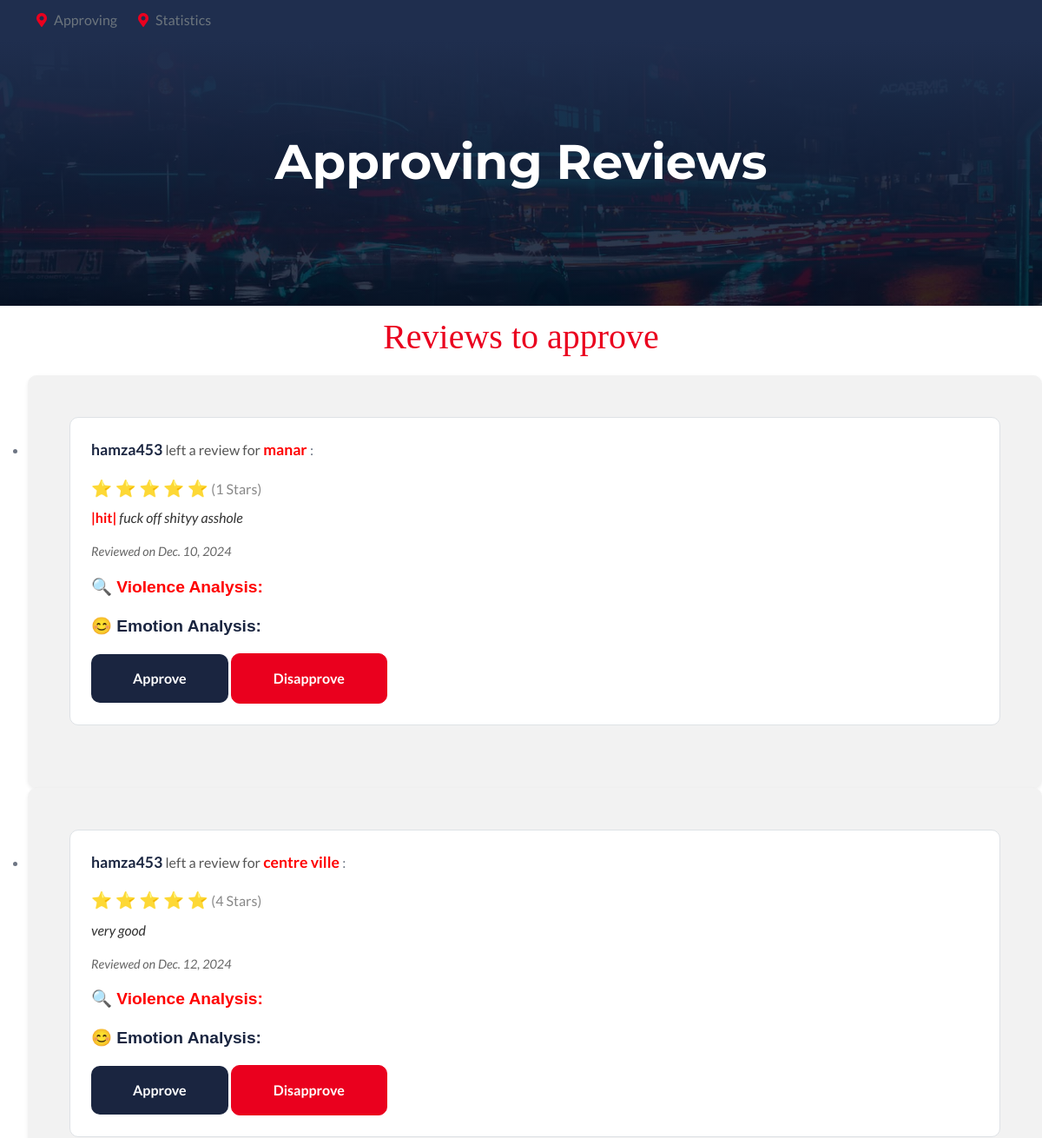
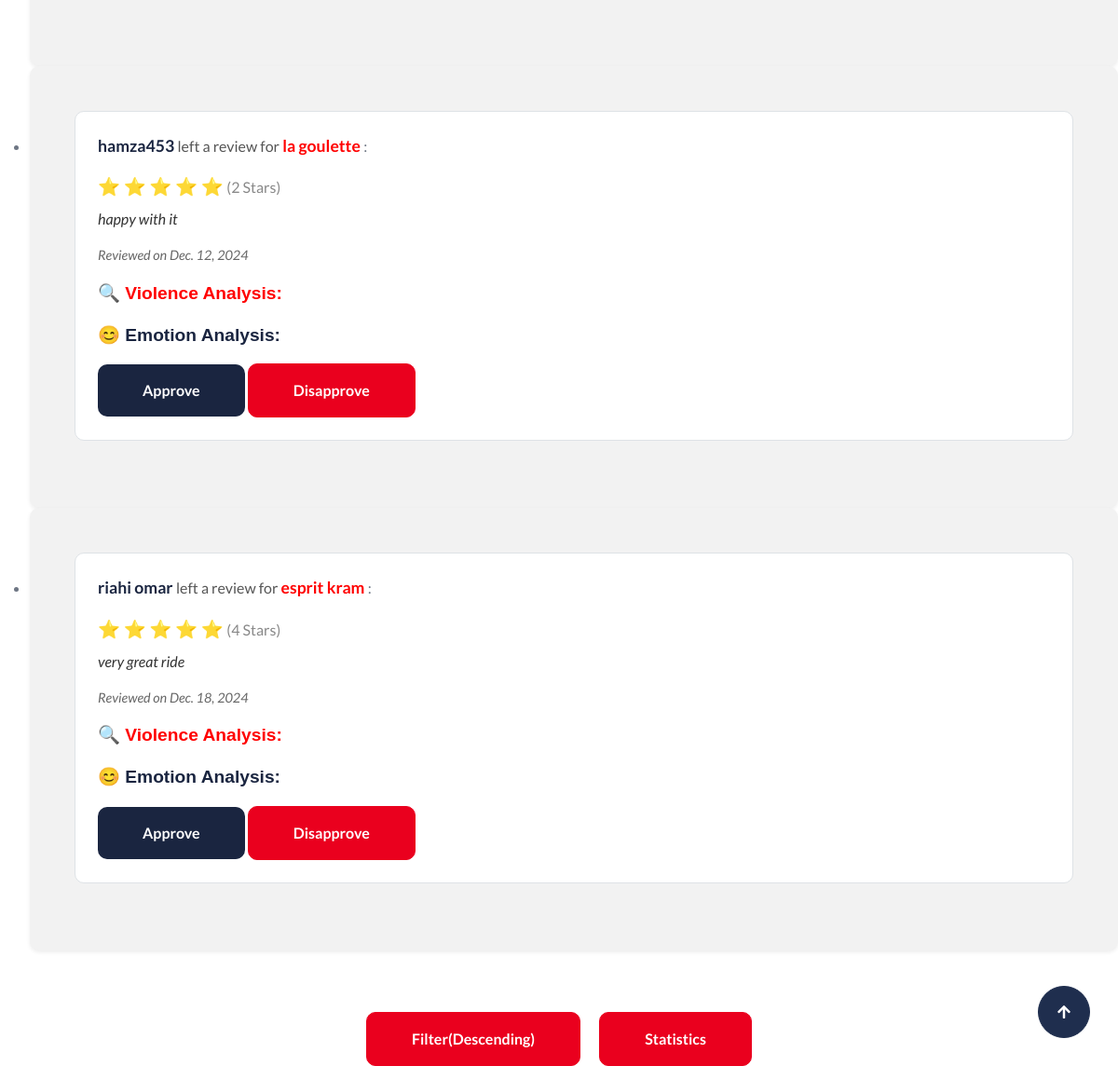
The app's page /approve/ with its own data (2 pictures, top to bottom).
### avisApp/models.py (models this page shows, shortened)
class Avis(models.Model):
    RATING_CHOICES = [(i, i) for i in range(1, 5)]
    rating = models.IntegerField(choices=RATING_CHOICES)
    comment = models.CharField(max_length=500)
    date = models.DateField(auto_now_add=True)
    approved = models.BooleanField(default=False)  # Add this field for approval
    contains_bad_words = models.BooleanField(default=False)  # Add this field to store bad words check
    author = models.ForeignKey(user, related_name='given_reviews', on_delete=models.CASCADE)  # Reviewer
    recipient = models.ForeignKey(Ride, related_name='received_reviews', on_delete=models.CASCADE)  # Link to the Ride model (reviewed ride)
    ride = models.ForeignKey(Ride, related_name='reviews', on_delete=models.CASCADE, null=True, blank=True)  # Link to Ride
    bad_comment_detected = models.BooleanField(default=False)

### userapp/models.py (models this page shows, shortened)
class user (AbstractUser):
    cin= models.CharField(('CIN') , max_length=8 ,validators=[cin_validator])
    nom =  models.CharField(('nom') , max_length=150)
    prenom=models.CharField(('prenom') , max_length=150)
    num_tel=models.CharField(('numbero de telephone') , max_length=8 , validators=[cin_validator])
    adresse= models.CharField(('adresse') , max_length=150 , validators=[validate_address])
    mail= models.CharField(('mail') , max_length=150,validators=[email_validator])
    date_naissance=models.DateField(('date de naissance'),null=True,blank=True)
    username= models.CharField(('username') , max_length=150,unique=True)
    role= models.CharField(('role') , max_length=150)
    photo = models.FileField(upload_to="static/img/users/" , validators=[FileExtensionValidator(allowed_extensions=['png','jpg'] , message="only png and jpg files allowed")],default='test.jpg')
    USERNAME_FIELD = 'username'
    REQUIRED_FIELDS = ['mail']

### Rides/models.py (models this page shows, shortened)
class Ride(models.Model):
    id_ride = models.IntegerField(primary_key=True)
    owner = models.ForeignKey(
        settings.AUTH_USER_MODEL,
        on_delete=models.CASCADE)
    name = models.CharField(
        max_length=100,
        validators=[RegexValidator(regex=r'^[\w\s]+$', message="The name can only contain alphanumeric characters.")]
    )
    description = models.TextField(blank=True, null=True)
    departure_time = models.DateTimeField(
        validators=[validate_future_date],  # Ensure the date and time are in the future
        error_messages={'required': "The departure date and time are required."},
    )
    start_point = models.CharField(
        max_length=255,
        validators=[validate_city_town],
        error_messages={'invalid': "The start point must be 'town, Tunisia'."}
    )
    destination = models.CharField(
        max_length=255,
        validators=[validate_city_town],
        error_messages={'invalid': "The destination must be 'town, Tunisia'."}
    )
    available_seats = models.PositiveIntegerField(
        default=0,
        validators=[MinValueValidator(1), MaxValueValidator(4)],  # Seats between 1 and 4
        error_messages={
            'min_value': "The number of available seats cannot be less than 1.",
            'max_value': "The number of available seats cannot be more than 4.",
            'invalid': "Please enter a valid number of available seats."
        }
    )
    price = models.DecimalField(
        max_digits=5,
        decimal_places=2,
        validators=[MinValueValidator(0), MaxValueValidator(15)],  # Max value updated to 15
        error_messages={
            'min_value': "The price must be greater than 0.",
            'max_value': "The price cannot be more than 15 DT.",
            'invalid': "Please enter a valid price."
        }
    )
    RECURRING_CHOICES = [
        ('ponctuel', 'Single Trip'),
        ('recurrent', 'Recurring Trip'),
    ]
    is_recurring = models.CharField(
        max_length=10,
        choices=RECURRING_CHOICES,
        default='ponctuel',  # Default to Single Trip
        error_messages={'invalid_choice': "Please choose between 'Single Trip' or 'Recurring Trip'."}
    )
    created_at = models.DateTimeField(auto_now_add=True)
    updated_at = models.DateTimeField(auto_now=True)

### avisApp/views.py (the view)
# urls.py: path('approve/', views.avis_approval, name='avis_approval'),  # Approve page
def avis_approval(request):
    bad_words = [
    "connard",
    "salaud",
    "enculé",
    "tue",
    "hate",
    "kill",
    "hit",
    "punch",
    "imbécile",
    "Imbécile",
    "putain",
    "bordel",
    "merde",
    "nique",
    "fils de pute",
    "clochard",
    "gouine",
    "tarlouze",
    "saloperie",
    "conne",
    "couillon",
    "va te faire foutre",
    "pédé",
    "salope",
    "vieux débris",
    "abruti",
    "bâtard",
    "casse-toi",
    "enfoiré",
    "vas-y te faire foutre",
    "sale pute",
]
    unapproved_avis = Avis.objects.filter(approved=False)
    reviews_with_analysis = []
    for avis_item in unapproved_avis:
        review_text = avis_item.comment
        analysis = check_for_violence(review_text)
        emotions=check_for_emotion(review_text)
        reviews_with_analysis.append({
            'avis': avis_item,
            'analysis': analysis,
            'emotions': emotions
        })
    return render(request, 'approve.html', {'reviews_with_analysis': reviews_with_analysis ,'avis': unapproved_avis, 'bad_words': bad_words})

### avisApp/views.py (called while the page is built)
def check_for_violence(text):
    try:
        response = model.generate_content(f"Analyze the following text for violent language and emotion in one sentence: {text}")
        analysis = response.text
        return analysis
    except Exception as e:
        print(f"Error in generating AI response: {e}")
        return "Error analyzing content"

def check_for_emotion(text):
    try:
        response = model.generate_content(f"Analyze the following text to classify the emotion in two or three words you need to include 'satisfied: your analysis in two or three words' or 'unsatisfied: your analysis in two or three words': {text}")
        emotion = response.text
        return emotion
    except Exception as e:
        print(f"Error in generating AI response: {e}")
        return "Error analyzing content"

### template/approve.html (shortened to what this page needs)
<!DOCTYPE html>
{% load static %}
<html lang="en">
    <head>
        <link rel="stylesheet" href="https://use.fontawesome.com/releases/v5.15.4/css/all.css"/>
        <link href="https://cdn.jsdelivr.net/npm/bootstrap-icons@1.4.1/font/bootstrap-icons.css" rel="stylesheet">
        <link href="../static/lib/animate/animate.min.css" rel="stylesheet">
        <link href="../static/lib/owlcarousel/assets/owl.carousel.min.css" rel="stylesheet">
        <link href="../static/css/bootstrap.min.css" rel="stylesheet">
        <link href="../static/css/style.css" rel="stylesheet">
    </head>
    <body>
        <div class="container-fluid topbar bg-secondary d-none d-xl-block w-100">
            <div class="container">
                <div class="row gx-0 align-items-center" style="height: 45px;">
                    <div class="col-lg-6 text-center text-lg-start mb-lg-0">
                        <div class="d-flex flex-wrap">
                            <a href="approve.html" class="text-muted me-4"><i class="fas fa-map-marker-alt text-primary me-2"></i>Approving</a>
                            <a href="{% url 'stat_avis' %}" class="text-muted me-4"><i class="fas fa-map-marker-alt text-primary me-2"></i>Statistics</a>
                        </div>
                    </div>
                </div>
            </div>
        </div>
        <div class="container-fluid bg-breadcrumb">
            <div class="container text-center py-5" style="max-width: 900px;">
                <h4 class="text-white display-4 mb-4 wow fadeInDown" data-wow-delay="0.1s">Approving Reviews</h4>
            </div>
        </div>
        <!DOCTYPE html>
        <html>
        <head>
        </head>
        <body>
            <div style="display: flex; justify-content: center; align-items: center; height: 10vh;">
                <h1 class="text-primary" style="font-family: 'Playfair Display', serif;">Reviews to approve</h1>
            </div>
            <ul>
                {% for review_item in reviews_with_analysis %}
                <li>
                    <div class="p-5 bg-light rounded shadow-sm">
                        <div class="bg-white rounded p-4 mb-4 border">
                            <p>
                                <strong style="color: #1a2540; font-size: 1.1em;">
                                    {{ review_item.avis.author.username }}
                                </strong>
                                <span style="color: #555;">left a review for</span>
                                <strong style="color: #ff0000; font-size: 1.1em;">
                                    {{ review_item.avis.recipient.name }}
                                </strong>:
                            </p>
                            <p class="mb-2">
                                <span style="font-size: 1.2em; color:
                                    {% if review_item.avis.rating == 1 %} darkred;
                                    {% elif review_item.avis.rating == 2 %} lightcoral;
                                    {% elif review_item.avis.rating == 3 %} orange;
                                    {% elif review_item.avis.rating == 4 %} darkgreen;
                                    {% else %} black; {% endif %}
                                ">
                                    {% for i in "12345"|slice:":review_item.avis.rating" %}
                                        ⭐
                                    {% endfor %}
                                </span>
                                <span style="color: #888;">({{ review_item.avis.rating }} Stars)</span>
                            </p>
                            <p>
                                {% for word in bad_words %}
                                    {% if word in review_item.avis.comment %}
                                        <span style="color:red; font-weight: bold;">|{{ word }}|</span>
                                    {% endif %}
                                {% endfor %}
                                <span style="font-size: 1em; font-style: italic; color: #333;">
                                    {{ review_item.avis.comment }}
                                </span>
                            </p>
                            <p style="color: #666; font-size: 0.9em;">
                                <em>Reviewed on {{ review_item.avis.date }}</em>
                            </p>
                                 <p>
                                    <strong style="color: #ff0000; font-size: 1.2em; font-family: Arial, sans-serif;">
                                        🔍 Violence Analysis:
                                    </strong>
                                </p>
                                <p>
                                    <strong style="color: #1a2540; font-size: 1.2em; font-family: Arial, sans-serif;">
                                        😊 Emotion Analysis:
                                    </strong>
                                </p>
                                <div class="mt-3">
                                    <a href="{% url 'approve_avis' review_item.avis.pk %}"
                                    class="btn rounded py-3 px-5"
                                    style="background-color: #1a2540; color: white; border: none;"
                                    onmouseover="this.style.backgroundColor='#ff0000';"
                                    onmouseout="this.style.backgroundColor='#1a2540';">
                                    Approve
                                 </a>
                                    <a href="{% url 'disapprove_avis' review_item.avis.pk %}" class="btn btn-primary rounded py-3 px-5">Disapprove</a>
                                </div>
                            </div>
                        </div>
                    </li>
                {% empty %}
                    <h4>No Reviews to Approve for the moment.</h4>
                {% endfor %}
            </ul>
            <div style="display: flex; justify-content: center; width: 100%; padding-top: 50px; gap: 20px;">
                <a href="?sort_by=rating_desc" class="btn btn-primary rounded py-3 px-5">Filter(Descending)</a>
                <a href="{% url 'stat_avis' %}" class="btn btn-primary rounded py-3 px-5">
                  Statistics
                </a>
            </div>
        </body>
        </html>
        <a href="#" class="btn btn-secondary btn-lg-square rounded-circle back-to-top"><i class="fa fa-arrow-up"></i></a>
    </body>
</html>

### static/css/style.css (style rules this page uses)
.back-to-top { position: fixed; right: 30px; bottom: 30px; transition: 0.5s; z-index: 99; }
.btn { font-weight: 600; transition: .5s; }
.btn-lg-square { width: 56px; height: 56px; }
.btn-square, .btn-sm-square, .btn-md-square, .btn-lg-square, .btn-xl-square { padding: 0; display: flex; align-items: center; justify-content: center; font-weight: normal; }
.btn.btn-primary { color: var(--bs-white); }
.btn.btn-secondary { color: var(--bs-white); }
.bg-breadcrumb { position: relative; overflow: hidden; background: linear-gradient(rgba(31, 46, 78, 1), rgba(0, 12, 33, 0.8)), url(../img/fact-bg.jpg); background-position: center top; background-repeat: no-repeat; background-size: cover; padding: 60px 0 60px 0; transition: 0.5s; }

### records on screen
Avis: avis.author.username "hamza453", avis.recipient.name "manar", avis.rating "1", bad_words "hit", avis.comment "fuck off shityy asshole", avis "Dec. 10, 2024"
Avis: avis.author.username "hamza453", avis.recipient.name "centre ville", avis.rating "4", avis.comment "very good", avis "Dec. 12, 2024"
Avis: avis.author.username "hamza453", avis.recipient.name "la goulette", avis.rating "2", avis.comment "happy with it", avis "Dec. 12, 2024"
Avis: avis.author.username "riahi omar", avis.recipient.name "esprit kram", avis.rating "4", avis.comment "very great ride", avis "Dec. 18, 2024"
